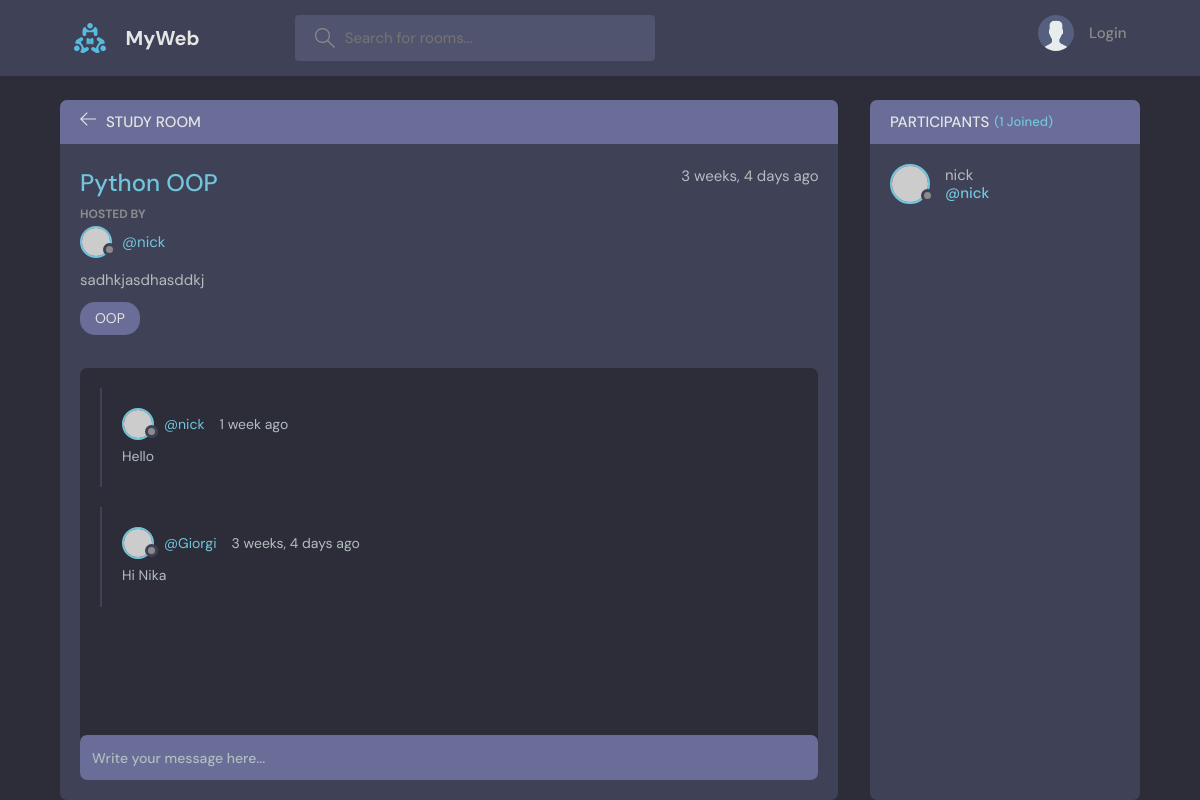
The page /room/1/ on the database its author committed.
### base/models.py (models this page shows, shortened)
class Room(models.Model):
    host = models.ForeignKey(User, on_delete=models.SET_NULL, null=True)
    topic = models.ForeignKey(Topic, on_delete=models.SET_NULL, null=True)
    name = models.CharField(max_length=150)
    description = models.TextField(null=True, blank=True)
    participants = models.ManyToManyField(User, related_name="participants", blank=True)
    updated = models.DateTimeField(auto_now=True)
    created = models.DateTimeField(auto_now_add=True)
    class Meta:
        ordering = ['-updated', '-created']

class Topic(models.Model):
    name = models.CharField(max_length=200)

class Messages(models.Model):
    user = models.ForeignKey(User, on_delete=models.CASCADE)
    room = models.ForeignKey(Room, on_delete=models.CASCADE)
    body = models.TextField()
    updated = models.DateTimeField(auto_now=True)
    created = models.DateTimeField(auto_now_add=True)
    class Meta:
        ordering = ['-updated', '-created']

### base/views.py (the view, shortened to what this page needs)
# urls.py: path('room/<str:pk>/', views.room, name='room'),
def room(request, pk):
    room = Room.objects.get(id=int(pk))
    room_messages = room.messages_set.all().order_by('-created')
    participants = room.participants.all()
    context = {'room': room, "room_messages": room_messages, "participants": participants}
    return render(request, "base/room.html", context)

### base/templates/base/room.html (shortened to what this page needs)
{% extends 'main.html' %}
{% block content %}
    <main class="profile-page layout layout--2">
      <div class="container">
        <div class="room">
          <div class="room__top">
            <div class="room__topLeft">
              <a href="{% url 'home' %}">
                <svg version="1.1" xmlns="http://www.w3.org/2000/svg" width="32" height="32" viewBox="0 0 32 32">
                  <title>arrow-left</title>
                  <path
                    d="M13.723 2.286l-13.723 13.714 13.719 13.714 1.616-1.611-10.96-10.96h27.625v-2.286h-27.625l10.965-10.965-1.616-1.607z"
                  ></path>
                </svg>
              </a>
              <h3>Study Room</h3>
            </div>
          </div>
          <div class="room__box scroll">
            <div class="room__header scroll">
              <div class="room__info">
                <h3>{{room.name}}</h3>
                <span>{{room.created|timesince}} ago</span>
              </div>
              <div class="room__hosted">
                <p>Hosted By</p>
                <a href="{% url 'user-profile' room.host.id %}" class="room__author">
                  <div class="avatar avatar--small">
                    <img src="https://randomuser.me/api/portraits/men/37.jpg" />
                  </div>
                  <span>@{{room.host.username}}</span>
                </a>
              </div>
              <div class="room__details">
                {{room.description}}
              </div>
              <span class="room__topics">{{room.topic.name}}</span>
            </div>
            <div class="room__conversation">
              <div class="threads scroll">
                {% for message in room_messages %}
                  <div class="thread">
                  <div class="thread__top">
                    <div class="thread__author">
                      <a href="{% url 'user-profile' message.user.id %}" class="thread__authorInfo">
                        <div class="avatar avatar--small">
                          <img src="https://randomuser.me/api/portraits/men/37.jpg" />
                        </div>
                        <span>@{{message.user}}</span>
                      </a>
                      <span class="thread__date">{{message.created|timesince}} ago</span>
                    </div>
                  </div>
                  <div class="thread__details">
                    {{message.body}}
                  </div>
                </div>
                {% endfor %}
              </div>
            </div>
          </div>
          <div class="room__message">
            <form action="#"><input name="" placeholder="Write your message here..." /></form>
          </div>
        </div>
        <div class="participants">
          <h3 class="participants__top">Participants <span>({{participants.count}} Joined)</span></h3>
          <div class="participants__list scroll">
            {% for user in participants %}
              <a href="{% url 'user-profile' user.id %}" class="participant">
                <div class="avatar avatar--medium">
                  <img src="https://randomuser.me/api/portraits/men/37.jpg" />
                </div>
                <p>
                  {{ user }}
                  <span>@{{ user }}</span>
                </p>
              </a>
            {% endfor %}
          </div>
        </div>
      </div>
    </main>
{% endblock %}

### rows shown on the page
Room: name "Python OOP", created "3 weeks, 4 days", host.username "nick", description "sadhkjasdhasddkj", topic.name "OOP"
Messages: user "nick", created "1 week", body "Hello"
Messages: user "Giorgi", created "3 weeks, 4 days", body "Hi Nika"

### other values the page prints
{{ participants.count }} "1"
{{ user }} "nick"
